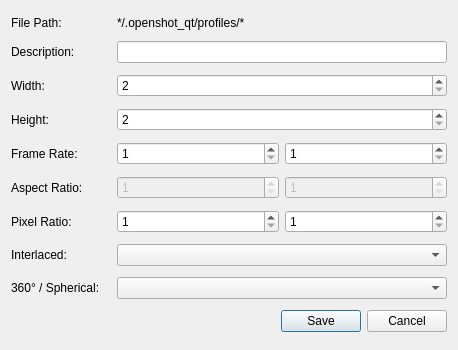
<?xml version="1.0" encoding="UTF-8"?>
<ui version="4.0">
 <class>ProfileEditDialog</class>
 <widget class="QDialog" name="ProfileEditDialog">
  <property name="geometry">
   <rect>
    <x>0</x>
    <y>0</y>
    <width>458</width>
    <height>350</height>
   </rect>
  </property>
  <property name="windowTitle">
   <string>Create Profile</string>
  </property>
  <layout class="QGridLayout" name="gridLayout">
   <item row="0" column="0">
    <layout class="QHBoxLayout" name="horizontalLayout_filePath">
     <item>
      <widget class="QLabel" name="lblFilePath">
       <property name="minimumSize">
        <size>
         <width>100</width>
         <height>0</height>
        </size>
       </property>
       <property name="text">
        <string>File Path:</string>
       </property>
      </widget>
     </item>
     <item>
      <widget class="QLabel" name="lblFilePathValue">
       <property name="sizePolicy">
        <sizepolicy hsizetype="Expanding" vsizetype="Fixed">
         <horstretch>0</horstretch>
         <verstretch>0</verstretch>
        </sizepolicy>
       </property>
       <property name="text">
        <string>*/.openshot_qt/profiles/*</string>
       </property>
       <property name="textFormat">
        <enum>Qt::PlainText</enum>
       </property>
      </widget>
     </item>
    </layout>
   </item>
   <item row="5" column="0">
    <layout class="QHBoxLayout" name="horizontalLayout_12">
     <item>
      <widget class="QLabel" name="lblAspectRatio">
       <property name="minimumSize">
        <size>
         <width>100</width>
         <height>0</height>
        </size>
       </property>
       <property name="text">
        <string>Aspect Ratio:</string>
       </property>
      </widget>
     </item>
     <item>
      <widget class="QSpinBox" name="txtAspectRatioNum">
       <property name="enabled">
        <bool>false</bool>
       </property>
       <property name="sizePolicy">
        <sizepolicy hsizetype="Expanding" vsizetype="Fixed">
         <horstretch>0</horstretch>
         <verstretch>0</verstretch>
        </sizepolicy>
       </property>
       <property name="minimum">
        <number>1</number>
       </property>
       <property name="maximum">
        <number>9999</number>
       </property>
      </widget>
     </item>
     <item>
      <widget class="QSpinBox" name="txtAspectRatioDen">
       <property name="enabled">
        <bool>false</bool>
       </property>
       <property name="sizePolicy">
        <sizepolicy hsizetype="Expanding" vsizetype="Fixed">
         <horstretch>0</horstretch>
         <verstretch>0</verstretch>
        </sizepolicy>
       </property>
       <property name="minimum">
        <number>1</number>
       </property>
       <property name="maximum">
        <number>9999</number>
       </property>
      </widget>
     </item>
    </layout>
   </item>
   <item row="11" column="0">
    <widget class="QDialogButtonBox" name="buttonBox">
     <property name="orientation">
      <enum>Qt::Horizontal</enum>
     </property>
     <property name="standardButtons">
      <set>QDialogButtonBox::Cancel|QDialogButtonBox::Save</set>
     </property>
    </widget>
   </item>
   <item row="1" column="0">
    <layout class="QHBoxLayout" name="horizontalLayout_6">
     <item>
      <widget class="QLabel" name="lblProfile_2">
       <property name="minimumSize">
        <size>
         <width>100</width>
         <height>0</height>
        </size>
       </property>
       <property name="text">
        <string>Description:</string>
       </property>
      </widget>
     </item>
     <item>
      <widget class="QLineEdit" name="txtProfileName">
       <property name="sizePolicy">
        <sizepolicy hsizetype="Expanding" vsizetype="Fixed">
         <horstretch>0</horstretch>
         <verstretch>0</verstretch>
        </sizepolicy>
       </property>
      </widget>
     </item>
    </layout>
   </item>
   <item row="3" column="0">
    <layout class="QHBoxLayout" name="horizontalLayout_10">
     <item>
      <widget class="QLabel" name="lblHeight">
       <property name="minimumSize">
        <size>
         <width>100</width>
         <height>0</height>
        </size>
       </property>
       <property name="text">
        <string>Height:</string>
       </property>
      </widget>
     </item>
     <item>
      <widget class="QSpinBox" name="txtHeight">
       <property name="sizePolicy">
        <sizepolicy hsizetype="Expanding" vsizetype="Fixed">
         <horstretch>0</horstretch>
         <verstretch>0</verstretch>
        </sizepolicy>
       </property>
       <property name="minimum">
        <number>2</number>
       </property>
       <property name="maximum">
        <number>40000</number>
       </property>
      </widget>
     </item>
    </layout>
   </item>
   <item row="2" column="0">
    <layout class="QHBoxLayout" name="horizontalLayout_11">
     <item>
      <widget class="QLabel" name="lblWidth">
       <property name="minimumSize">
        <size>
         <width>100</width>
         <height>0</height>
        </size>
       </property>
       <property name="text">
        <string>Width:</string>
       </property>
      </widget>
     </item>
     <item>
      <widget class="QSpinBox" name="txtWidth">
       <property name="sizePolicy">
        <sizepolicy hsizetype="Expanding" vsizetype="Fixed">
         <horstretch>0</horstretch>
         <verstretch>0</verstretch>
        </sizepolicy>
       </property>
       <property name="minimum">
        <number>2</number>
       </property>
       <property name="maximum">
        <number>40000</number>
       </property>
      </widget>
     </item>
    </layout>
   </item>
   <item row="9" column="0">
    <layout class="QHBoxLayout" name="horizontalLayout_15">
     <property name="bottomMargin">
      <number>0</number>
     </property>
     <item>
      <widget class="QLabel" name="lblInterlaced">
       <property name="minimumSize">
        <size>
         <width>100</width>
         <height>0</height>
        </size>
       </property>
       <property name="text">
        <string>Interlaced:</string>
       </property>
      </widget>
     </item>
     <item>
      <widget class="QComboBox" name="cboInterlaced">
       <property name="sizePolicy">
        <sizepolicy hsizetype="Expanding" vsizetype="Fixed">
         <horstretch>0</horstretch>
         <verstretch>0</verstretch>
        </sizepolicy>
       </property>
      </widget>
     </item>
    </layout>
   </item>
   <item row="10" column="0">
    <layout class="QHBoxLayout" name="horizontalLayout_16">
     <property name="bottomMargin">
      <number>0</number>
     </property>
     <item>
      <widget class="QLabel" name="lblSpherical">
       <property name="minimumSize">
        <size>
         <width>100</width>
         <height>0</height>
        </size>
       </property>
       <property name="text">
        <string>360° / Spherical:</string>
       </property>
      </widget>
     </item>
     <item>
      <widget class="QComboBox" name="cboSpherical">
       <property name="sizePolicy">
        <sizepolicy hsizetype="Expanding" vsizetype="Fixed">
         <horstretch>0</horstretch>
         <verstretch>0</verstretch>
        </sizepolicy>
       </property>
      </widget>
     </item>
    </layout>
   </item>
   <item row="8" column="0">
    <layout class="QHBoxLayout" name="horizontalLayout_13">
     <item>
      <widget class="QLabel" name="lblPixelRatio">
       <property name="minimumSize">
        <size>
         <width>100</width>
         <height>0</height>
        </size>
       </property>
       <property name="text">
        <string>Pixel Ratio:</string>
       </property>
      </widget>
     </item>
     <item>
      <widget class="QSpinBox" name="txtPixelRatioNum">
       <property name="sizePolicy">
        <sizepolicy hsizetype="Expanding" vsizetype="Fixed">
         <horstretch>0</horstretch>
         <verstretch>0</verstretch>
        </sizepolicy>
       </property>
       <property name="minimum">
        <number>1</number>
       </property>
       <property name="maximum">
        <number>9999</number>
       </property>
      </widget>
     </item>
     <item>
      <widget class="QSpinBox" name="txtPixelRatioDen">
       <property name="sizePolicy">
        <sizepolicy hsizetype="Expanding" vsizetype="Fixed">
         <horstretch>0</horstretch>
         <verstretch>0</verstretch>
        </sizepolicy>
       </property>
       <property name="minimum">
        <number>1</number>
       </property>
       <property name="maximum">
        <number>9999</number>
       </property>
      </widget>
     </item>
    </layout>
   </item>
   <item row="4" column="0">
    <layout class="QHBoxLayout" name="horizontalLayout_14">
     <item>
      <widget class="QLabel" name="lblFrameRate">
       <property name="minimumSize">
        <size>
         <width>100</width>
         <height>0</height>
        </size>
       </property>
       <property name="text">
        <string>Frame Rate:</string>
       </property>
      </widget>
     </item>
     <item>
      <widget class="QSpinBox" name="txtFrameRateNum">
       <property name="sizePolicy">
        <sizepolicy hsizetype="Expanding" vsizetype="Fixed">
         <horstretch>0</horstretch>
         <verstretch>0</verstretch>
        </sizepolicy>
       </property>
       <property name="minimum">
        <number>1</number>
       </property>
       <property name="maximum">
        <number>99999</number>
       </property>
      </widget>
     </item>
     <item>
      <widget class="QSpinBox" name="txtFrameRateDen">
       <property name="sizePolicy">
        <sizepolicy hsizetype="Expanding" vsizetype="Fixed">
         <horstretch>0</horstretch>
         <verstretch>0</verstretch>
        </sizepolicy>
       </property>
       <property name="minimum">
        <number>1</number>
       </property>
       <property name="maximum">
        <number>9999</number>
       </property>
      </widget>
     </item>
    </layout>
   </item>
  </layout>
 </widget>
 <tabstops>
  <tabstop>txtProfileName</tabstop>
  <tabstop>txtWidth</tabstop>
  <tabstop>txtHeight</tabstop>
  <tabstop>txtFrameRateNum</tabstop>
  <tabstop>txtFrameRateDen</tabstop>
  <tabstop>txtAspectRatioNum</tabstop>
  <tabstop>txtAspectRatioDen</tabstop>
  <tabstop>txtPixelRatioNum</tabstop>
  <tabstop>txtPixelRatioDen</tabstop>
  <tabstop>cboInterlaced</tabstop>
  <tabstop>cboSpherical</tabstop>
 </tabstops>
 <resources/>
 <connections>
  <connection>
   <sender>buttonBox</sender>
   <signal>accepted()</signal>
   <receiver>ProfileEditDialog</receiver>
   <slot>accept()</slot>
   <hints>
    <hint type="sourcelabel">
     <x>228</x>
     <y>327</y>
    </hint>
    <hint type="destinationlabel">
     <x>228</x>
     <y>174</y>
    </hint>
   </hints>
  </connection>
  <connection>
   <sender>buttonBox</sender>
   <signal>rejected()</signal>
   <receiver>ProfileEditDialog</receiver>
   <slot>reject()</slot>
   <hints>
    <hint type="sourcelabel">
     <x>228</x>
     <y>327</y>
    </hint>
    <hint type="destinationlabel">
     <x>228</x>
     <y>174</y>
    </hint>
   </hints>
  </connection>
 </connections>
</ui>
